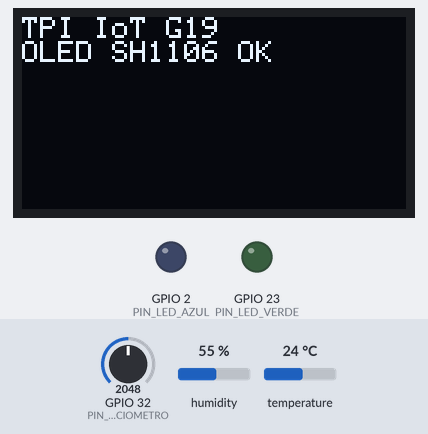
This program was run on a simulated ESP32. Shown: 128×64 one-colour display, output pins drawn as LEDs (lit = HIGH). The inputs (shaded band) are chosen by the test bench; at power-on: GPIO 32 (PIN_POTENCIOMETRO) = 2048, humidity 55 %, temperature 24 °C. WiFi joins after 1.5 s; servers stay silent unless stated; what the program prints to the serial monitor is not drawn.

Above: at 0.5 s.
At 2.1 s:
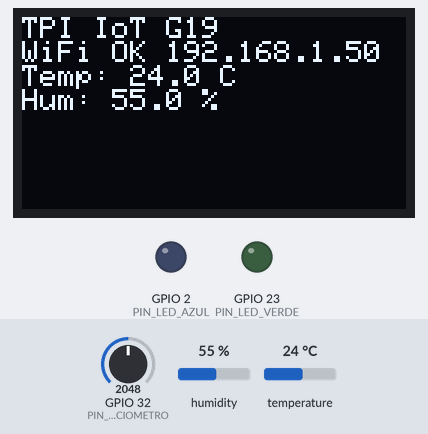

Measured:
- what the display in image 0 shows lasts 1.6 s, from 0.4 s to 2.0 s

The program:

main.cpp
```cpp
#include <WiFi.h>
#include <TPIConfig.h>
#include <secrets.h>
#include <HardwareController.h>
#include <ThingSpeakService.h>
#include <TelegramBotService.h>

HardwareController hardware;
ThingSpeakService thingSpeak;
TelegramBotService telegramBot(hardware, thingSpeak);

unsigned long ultimaLecturaSensores = 0;
unsigned long ultimoIntentoWiFi = 0;
bool wifiAnunciadoEnOled = false;

void setup() {
  Serial.begin(115200);
  delay(300);
  hardware.begin();
  hardware.refreshSensors();

  WiFi.mode(WIFI_STA);
  WiFi.begin(WIFI_SSID, WIFI_PASSWORD);
  ultimoIntentoWiFi = millis();

  telegramBot.begin();
  Serial.println("TPI IoT iniciado");
}

void loop() {
  const unsigned long ahora = millis();
  // Reintento periodico con disconnect previo (evita "sta is connecting").
  if (WiFi.status() != WL_CONNECTED &&
      ahora - ultimoIntentoWiFi >= INTERVALO_WIFI_REINTENTO_MS) {
    Serial.print("Reintento WiFi SSID=");
    Serial.println(WIFI_SSID);
    wifiAnunciadoEnOled = false;
    WiFi.disconnect(true, true);
    delay(200);
    WiFi.mode(WIFI_STA);
    WiFi.begin(WIFI_SSID, WIFI_PASSWORD);
    ultimoIntentoWiFi = ahora;
  }

  if (ahora - ultimaLecturaSensores >= 2000UL) {
    hardware.refreshSensors();
    ultimaLecturaSensores = ahora;
    Serial.print("WiFi status=");
    Serial.print(static_cast<int>(WiFi.status()));
    if (WiFi.status() == WL_CONNECTED) {
      Serial.print(" IP=");
      Serial.print(WiFi.localIP());
      if (!wifiAnunciadoEnOled) {
        hardware.showStatusScreen(String("WiFi OK ") + WiFi.localIP().toString());
        wifiAnunciadoEnOled = true;
      }
    }
    Serial.println();
  }

  hardware.updateAutomaticControl();
  telegramBot.poll();
  thingSpeak.publishIfDue(hardware.snapshot());

  delay(10);
}
```

secrets.example.h
```cpp
#pragma once

// Plantilla de referencia. Los valores reales se guardan en secrets.h.
#define WIFI_SSID "Wokwi-GUEST"
#define WIFI_PASSWORD ""
#define TELEGRAM_BOT_TOKEN "PEGAR_TOKEN_DEL_BOT"
#define THINGSPEAK_WRITE_API_KEY "PEGAR_WRITE_API_KEY"
```

TPIConfig.h
```cpp
#pragma once

#include <Arduino.h>

// Pines definidos en el enunciado.
constexpr uint8_t PIN_DHT22 = 33;
constexpr uint8_t PIN_POTENCIOMETRO = 32;
constexpr uint8_t PIN_LED_VERDE = 23;
constexpr uint8_t PIN_LED_AZUL = 2;
constexpr uint8_t PIN_OLED_SDA = 21;
constexpr uint8_t PIN_OLED_SCL = 22;

constexpr uint8_t OLED_DIRECCION_I2C = 0x3C;
constexpr uint16_t ADC_MAXIMO = 4095;
constexpr float ADC_VOLTAGE_MAX = 3.3f;

// El enunciado indica 0.5 V por defecto y un rango permitido de 1.0 a 1.5 V.
constexpr float UMBRAL_DEFAULT_V = 0.5f;
constexpr float UMBRAL_MIN_V = 1.0f;
constexpr float UMBRAL_MAX_V = 1.5f;

constexpr unsigned long INTERVALO_TELEGRAM_MS = 1000UL;
// Cuenta free de ThingSpeak: minimo ~15 s entre escrituras.
constexpr unsigned long INTERVALO_THINGSPEAK_MS = 20000UL;
constexpr unsigned long INTERVALO_WIFI_REINTENTO_MS = 10000UL;
```
